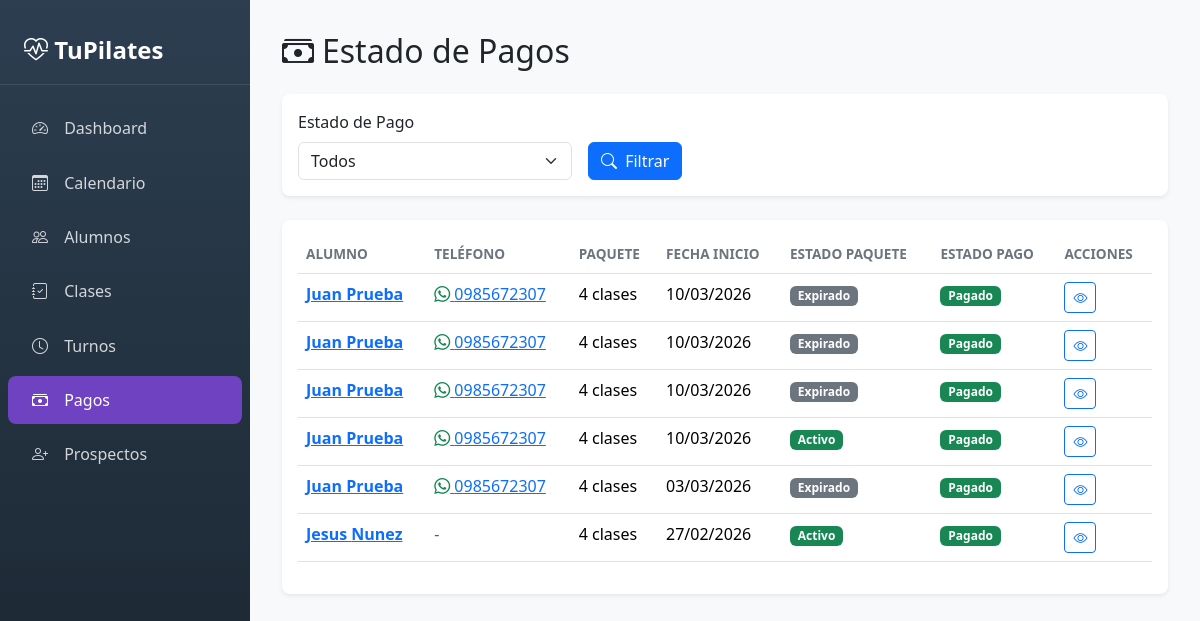
/panel/pagos/, run on an earlier commit of the app's database.
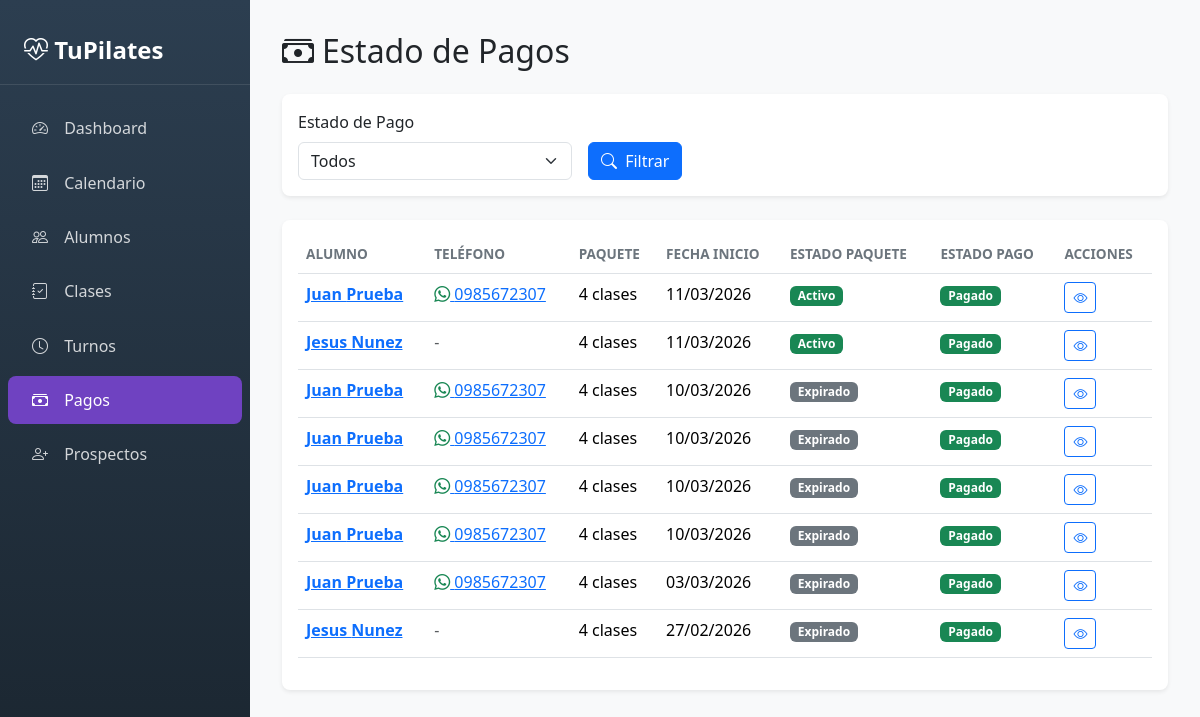
And on a later commit of the database.
### Pilapp/models.py (models this page shows, shortened)
class AlumnoPaquete(models.Model):
    id_alumno_paquete = models.AutoField(primary_key=True)
    id_alumno = models.ForeignKey(Alumno, on_delete=models.CASCADE)
    id_paquete = models.ForeignKey(Paquete, on_delete=models.CASCADE)
    estado = models.CharField(max_length=50, choices=[("activo", "Activo"), ("expirado", "Expirado")])
    estado_pago = models.CharField(max_length=50, choices=[
        ("pendiente", "Pendiente"),
        ("pagado", "Pagado"),
        ("parcial", "Pago Parcial")
    ], default="pendiente")
    clases_usadas = models.IntegerField(default=0)
    fecha_inicio = models.DateField(null=True)

class Alumno(models.Model):
    id_alumno = models.AutoField(primary_key=True)
    id_persona = models.ForeignKey(Persona, on_delete=models.CASCADE)
    canal_captacion = models.CharField(max_length=100, blank=True, null=True)
    ultima_clase = models.DateField(blank=True, null=True)
    estado = models.CharField(max_length=50, choices=[
        ('ocasional', 'Ocasional'),  # Attends without package
        ('regular', 'Regular'),       # Has an active package
        ('inactivo', 'Inactivo')      # No active packages
    ], default='ocasional')

class Persona(models.Model):
    id_persona = models.AutoField(primary_key=True)
    nombre = models.CharField(max_length=100)
    apellido = models.CharField(max_length=100)
    telefono = models.CharField(max_length=20, blank=True, null=True)
    ruc = models.CharField(max_length=20, blank=True, null=True)
    observaciones = models.TextField(blank=True, null=True)

class Paquete(models.Model):
    id_paquete = models.AutoField(primary_key=True)
    cantidad_clases = models.IntegerField()
    costo = models.DecimalField(max_digits=10, decimal_places=2)

### Pilapp/views_panel.py (the view)
def panel_pagos(request):
    estado_pago = request.GET.get('estado', '')
    paquetes = AlumnoPaquete.objects.select_related(
        'id_alumno__id_persona', 'id_paquete'
    ).order_by('-fecha_inicio')
    if estado_pago:
        paquetes = paquetes.filter(estado_pago=estado_pago)
    paquetes_con_info = []
    for paquete in paquetes:
        costo = paquete.id_paquete.costo or Decimal("0")
        total_pagado = (
            PagoAlumno.objects
            .filter(id_alumno_paquete=paquete, id_pago__estado__in=["pagado", "parcial"])
            .aggregate(total=Sum("id_pago__monto"))
            .get("total") or Decimal("0")
        )
        restante = max(Decimal("0"), costo - total_pagado)
        paquete.restante = restante
        paquete.total_pagado = total_pagado
        paquetes_con_info.append(paquete)
    return render(request, 'admin_panel/pagos.html', {
        'paquetes': paquetes_con_info,
        'estado_pago': estado_pago,
    })

### Pilapp/templates/admin_panel/pagos.html (shortened to what this page needs)
{% extends 'admin_panel/base.html' %}
{% block content %}
<div class="d-flex justify-content-between align-items-center mb-4">
    <h2 class="mb-0"><i class="bi bi-cash-stack me-2"></i>Estado de Pagos</h2>
</div>
<div class="card mb-4">
    <div class="card-body">
        <form method="get" class="row g-3">
            <div class="col-md-4">
                <label class="form-label">Estado de Pago</label>
                <select name="estado" class="form-select">
                    <option value="">Todos</option>
                </select>
            </div>
            <div class="col-md-4 d-flex align-items-end">
                <button type="submit" class="btn btn-primary">
                    <i class="bi bi-search me-1"></i> Filtrar
                </button>
            </div>
        </form>
    </div>
</div>
<div class="card">
    <div class="card-body">
        {% if paquetes %}
        <div class="table-responsive">
            <table class="table table-hover">
                <thead>
                    <tr>
                        <th>Alumno</th>
                        <th>Teléfono</th>
                        <th>Paquete</th>
                        <th>Fecha Inicio</th>
                        <th>Estado Paquete</th>
                        <th>Estado Pago</th>
                        <th>Acciones</th>
                    </tr>
                </thead>
                <tbody>
                    {% for paquete in paquetes %}
                    <tr>
                        <td>
                            <a href="{% url 'panel_alumno_detalle' paquete.id_alumno.id_alumno %}">
                                <strong>{{ paquete.id_alumno.id_persona.nombre }} {{ paquete.id_alumno.id_persona.apellido }}</strong>
                            </a>
                        </td>
                        <td>
                            {% if paquete.id_alumno.id_persona.telefono %}
                            <a href="https://wa.me/{{ paquete.id_alumno.id_persona.telefono }}" target="_blank">
                                <i class="bi bi-whatsapp text-success"></i>
                                {{ paquete.id_alumno.id_persona.telefono }}
                            </a>
                            {% else %}
                            <span class="text-muted">-</span>
                            {% endif %}
                        </td>
                        <td>{{ paquete.id_paquete.cantidad_clases }} clases</td>
                        <td>{{ paquete.fecha_inicio|date:"d/m/Y"|default:"-" }}</td>
                        <td>
                            <span class="badge {% if paquete.estado == 'activo' %}bg-success{% else %}bg-secondary{% endif %}">
                                {{ paquete.estado|title }}
                            </span>
                        </td>
                        <td>
                            <span class="badge {% if paquete.estado_pago == 'pagado' %}bg-success{% elif paquete.estado_pago == 'parcial' %}bg-warning{% else %}bg-danger{% endif %}">
                                {{ paquete.estado_pago|title }}
                            </span>
                        </td>
                        <td>
                            <a href="{% url 'panel_alumno_detalle' paquete.id_alumno.id_alumno %}" class="btn btn-sm btn-outline-primary">
                                <i class="bi bi-eye"></i>
                            </a>
                        </td>
                    </tr>
                    {% endfor %}
                </tbody>
            </table>
        </div>
        {% else %}
        <p class="text-muted text-center py-4 mb-0">
            No hay paquetes registrados
        </p>
        {% endif %}
    </div>
</div>
{% endblock %}

### Pilapp/templates/admin_panel/base.html (shortened to what this page needs)
{% load static %}
<!DOCTYPE html>
<html lang="es">
<head>
    <link href="https://cdn.jsdelivr.net/npm/bootstrap@5.3.2/dist/css/bootstrap.min.css" rel="stylesheet">
    <link href="https://cdn.jsdelivr.net/npm/bootstrap-icons@1.11.1/font/bootstrap-icons.css" rel="stylesheet">
</head>
<body>
    <nav class="sidebar">
        <div class="sidebar-brand">
            <i class="bi bi-heart-pulse"></i> TuPilates
        </div>
        <ul class="nav flex-column">
            <li class="nav-item">
                <a class="nav-link {% if request.resolver_match.url_name == 'panel_dashboard' %}active{% endif %}"
                   href="{% url 'panel_dashboard' %}">
                    <i class="bi bi-speedometer2"></i> Dashboard
                </a>
            </li>
            <li class="nav-item">
                <a class="nav-link {% if request.resolver_match.url_name == 'panel_calendario' %}active{% endif %}"
                   href="{% url 'panel_calendario' %}">
                    <i class="bi bi-calendar3"></i> Calendario
                </a>
            </li>
            <li class="nav-item">
                <a class="nav-link {% if 'alumno' in request.resolver_match.url_name %}active{% endif %}"
                   href="{% url 'panel_alumnos' %}">
                    <i class="bi bi-people"></i> Alumnos
                </a>
            </li>
            <li class="nav-item">
                <a class="nav-link {% if 'clase' in request.resolver_match.url_name %}active{% endif %}"
                   href="{% url 'panel_clases' %}">
                    <i class="bi bi-journal-check"></i> Clases
                </a>
            </li>
            <li class="nav-item">
                <a class="nav-link {% if request.resolver_match.url_name == 'panel_turnos' %}active{% endif %}"
                   href="{% url 'panel_turnos' %}">
                    <i class="bi bi-clock"></i> Turnos
                </a>
            </li>
            <li class="nav-item">
                <a class="nav-link {% if request.resolver_match.url_name == 'panel_pagos' %}active{% endif %}"
                   href="{% url 'panel_pagos' %}">
                    <i class="bi bi-cash-stack"></i> Pagos
                </a>
            </li>
            <li class="nav-item">
                <a class="nav-link {% if request.resolver_match.url_name == 'panel_prospectos' %}active{% endif %}"
                   href="{% url 'panel_prospectos' %}">
                    <i class="bi bi-person-plus"></i> Prospectos
                </a>
            </li>
        </ul>
    </nav>
    <main class="main-content">
        {% block content %}{% endblock %}
    </main>
</body>
</html>

### Pilapp/templates/admin_panel/base.html (style rules this page uses)
:root { --sidebar-width: 250px; --primary-color: #6f42c1; --secondary-color: #e9ecef; }
body { min-height: 100vh; background-color: #f8f9fa; }
.sidebar { width: var(--sidebar-width); position: fixed; top: 0; left: 0; height: 100vh; background: linear-gradient(180deg, #2c3e50 0%, #1a252f 100%); padding-top: 1rem; z-index: 1000; }
.sidebar .nav-link { color: rgba(255,255,255,0.8); padding: 0.75rem 1.5rem; margin: 0.2rem 0.5rem; border-radius: 0.5rem; transition: all 0.2s; }
.sidebar .nav-link.active { background-color: var(--primary-color); color: #fff; }
.sidebar .nav-link i { margin-right: 0.75rem; width: 20px; text-align: center; }
.sidebar-brand { color: #fff; font-size: 1.5rem; font-weight: 600; padding: 1rem 1.5rem; margin-bottom: 1rem; border-bottom: 1px solid rgba(255,255,255,0.1); }
.main-content { margin-left: var(--sidebar-width); padding: 2rem; min-height: 100vh; }
.card { border: none; box-shadow: 0 0.125rem 0.25rem rgba(0,0,0,0.075); border-radius: 0.5rem; }
.table th { font-weight: 600; color: #6c757d; font-size: 0.85rem; text-transform: uppercase; }

What changed in the data, as far as the page shows it:
added AlumnoPaquete: id_alumno.id_persona.nombre "Juan", id_alumno.id_persona.apellido "Prueba", id_alumno.id_persona.telefono "0985672307", id_paquete.cantidad_clases "4", fecha_inicio "11/03/2026", estado "Activo", estado_pago "Pagado"
added AlumnoPaquete: id_alumno.id_persona.nombre "Jesus", id_alumno.id_persona.apellido "Nunez", id_paquete.cantidad_clases "4", fecha_inicio "11/03/2026", estado "Activo", estado_pago "Pagado"
changed AlumnoPaquete (number 6 of 8 on the later page): estado "Activo" → "Expirado"
changed AlumnoPaquete (number 8 of 8 on the later page): estado "Activo" → "Expirado"
